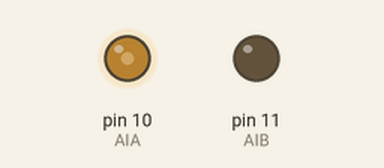
The sketch below on a simulated Arduino Uno, built with avr-gcc and run on an emulated ATmega328P. Parts: output pins drawn as LEDs (lit = HIGH).

Above: at 0.05 s.
At 2.0 s:
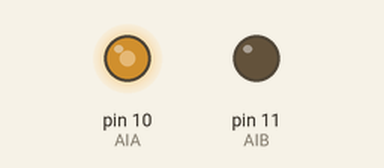
At 3.0 s:
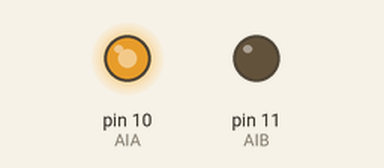
At 4.0 s:
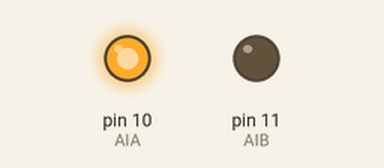
Timing chart, 0 to 5.2 s (numbered marks = the images above):
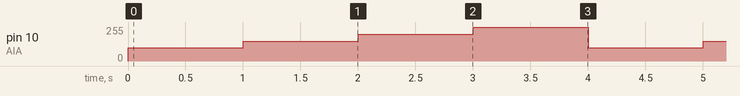

The sketch:

Unimotor_AIA.ino
```cpp
const int AIA = 10;
const int AIB = 11;

void setup() {
  pinMode(AIA, OUTPUT);
  pinMode(AIB, OUTPUT);

  analogWrite(AIA, 0);
  analogWrite(AIB, 0);

}

void loop() {
  analogWrite(AIA, 100);
  analogWrite(AIB, 0);
  delay(1000);
  analogWrite(AIA, 150);
  analogWrite(AIB, 0);
  delay(1000);
  analogWrite(AIA, 200);
  analogWrite(AIB, 0);
  delay(1000);
  analogWrite(AIA, 255);
  analogWrite(AIB, 0);
   delay(1000);
}
```

Measured:
- by itself, pin 10 (AIA): repeats every 4.0 s: 150/255 1.0 s, 200/255 1.0 s, 255/255 1.0 s, 100/255 1.0 s
